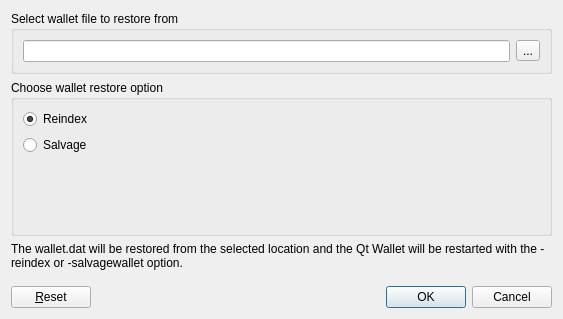
<?xml version="1.0" encoding="UTF-8"?>
<ui version="4.0">
 <class>RestoreDialog</class>
 <widget class="QDialog" name="RestoreDialog">
  <property name="geometry">
   <rect>
    <x>0</x>
    <y>0</y>
    <width>563</width>
    <height>319</height>
   </rect>
  </property>
  <property name="windowTitle">
   <string>Dialog</string>
  </property>
  <layout class="QVBoxLayout" name="verticalLayout_2">
   <item>
    <widget class="QGroupBox" name="gbWalletPath">
     <property name="title">
      <string>Select wallet file to restore from</string>
     </property>
     <layout class="QHBoxLayout" name="horizontalLayout">
      <item>
       <widget class="QLineEdit" name="txtWalletPath">
        <property name="readOnly">
         <bool>true</bool>
        </property>
       </widget>
      </item>
      <item>
       <widget class="QToolButton" name="toolWalletPath">
        <property name="text">
         <string>...</string>
        </property>
       </widget>
      </item>
     </layout>
    </widget>
   </item>
   <item>
    <widget class="QGroupBox" name="groupBox">
     <property name="title">
      <string>Choose wallet restore option</string>
     </property>
     <layout class="QVBoxLayout" name="verticalLayout">
      <item>
       <widget class="QRadioButton" name="rbReindex">
        <property name="text">
         <string>Reindex</string>
        </property>
        <property name="checked">
         <bool>true</bool>
        </property>
       </widget>
      </item>
      <item>
       <widget class="QRadioButton" name="rbSalvage">
        <property name="text">
         <string>Salvage</string>
        </property>
       </widget>
      </item>
      <item>
       <spacer name="verticalSpacer">
        <property name="orientation">
         <enum>Qt::Vertical</enum>
        </property>
        <property name="sizeHint" stdset="0">
         <size>
          <width>20</width>
          <height>40</height>
         </size>
        </property>
       </spacer>
      </item>
     </layout>
    </widget>
   </item>
   <item>
    <widget class="QLabel" name="lblInfo">
     <property name="text">
      <string>The wallet.dat will be restored from the selected location and the Qt Wallet will be restarted with the -reindex or -salvagewallet option.</string>
     </property>
     <property name="wordWrap">
      <bool>true</bool>
     </property>
    </widget>
   </item>
   <item>
    <spacer name="verticalSpacer_2">
     <property name="orientation">
      <enum>Qt::Vertical</enum>
     </property>
     <property name="sizeType">
      <enum>QSizePolicy::Fixed</enum>
     </property>
     <property name="sizeHint" stdset="0">
      <size>
       <width>20</width>
       <height>10</height>
      </size>
     </property>
    </spacer>
   </item>
   <item>
    <layout class="QHBoxLayout" name="horizontalLayout_2">
     <item>
      <widget class="QPushButton" name="btnReset">
       <property name="text">
        <string>&amp;Reset</string>
       </property>
      </widget>
     </item>
     <item>
      <spacer name="horizontalSpacer">
       <property name="orientation">
        <enum>Qt::Horizontal</enum>
       </property>
       <property name="sizeHint" stdset="0">
        <size>
         <width>40</width>
         <height>20</height>
        </size>
       </property>
      </spacer>
     </item>
     <item>
      <widget class="QDialogButtonBox" name="btnBoxRestore">
       <property name="standardButtons">
        <set>QDialogButtonBox::Cancel|QDialogButtonBox::Ok</set>
       </property>
      </widget>
     </item>
    </layout>
   </item>
  </layout>
 </widget>
 <resources/>
 <connections/>
</ui>
